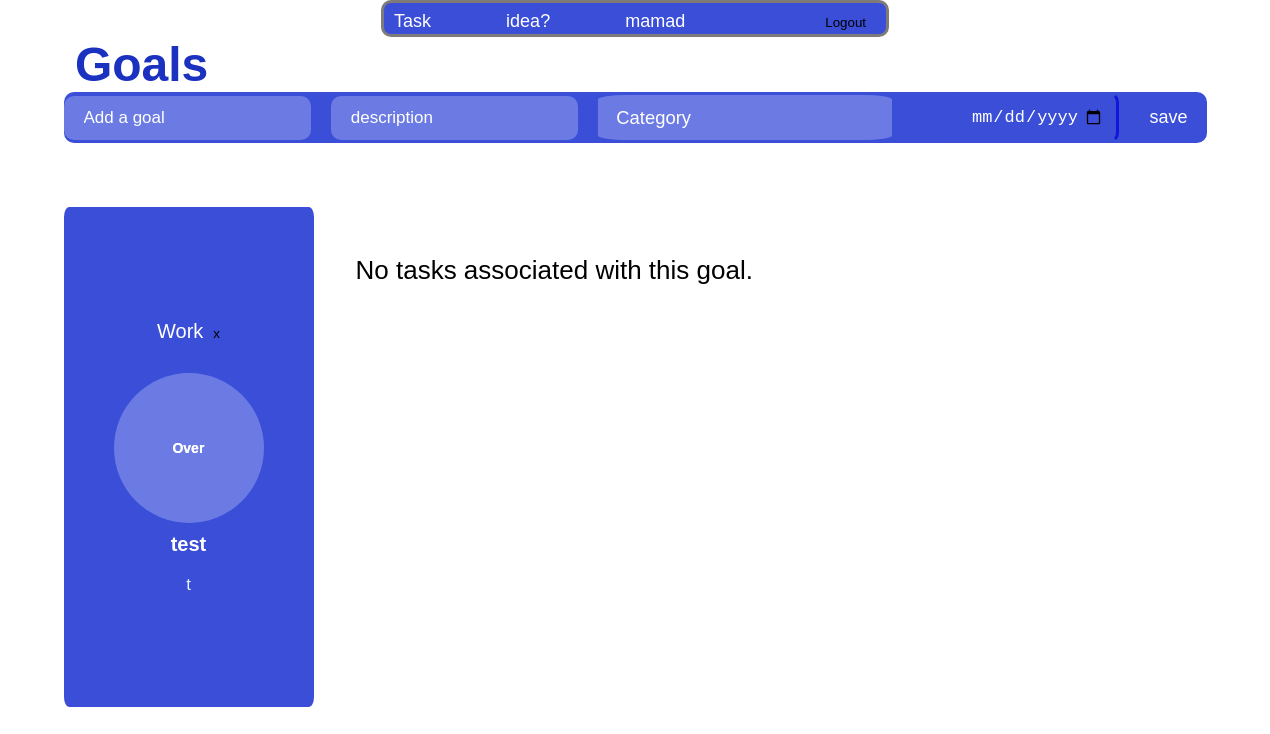
Before: /Goals/ (signed in) with the older database file.
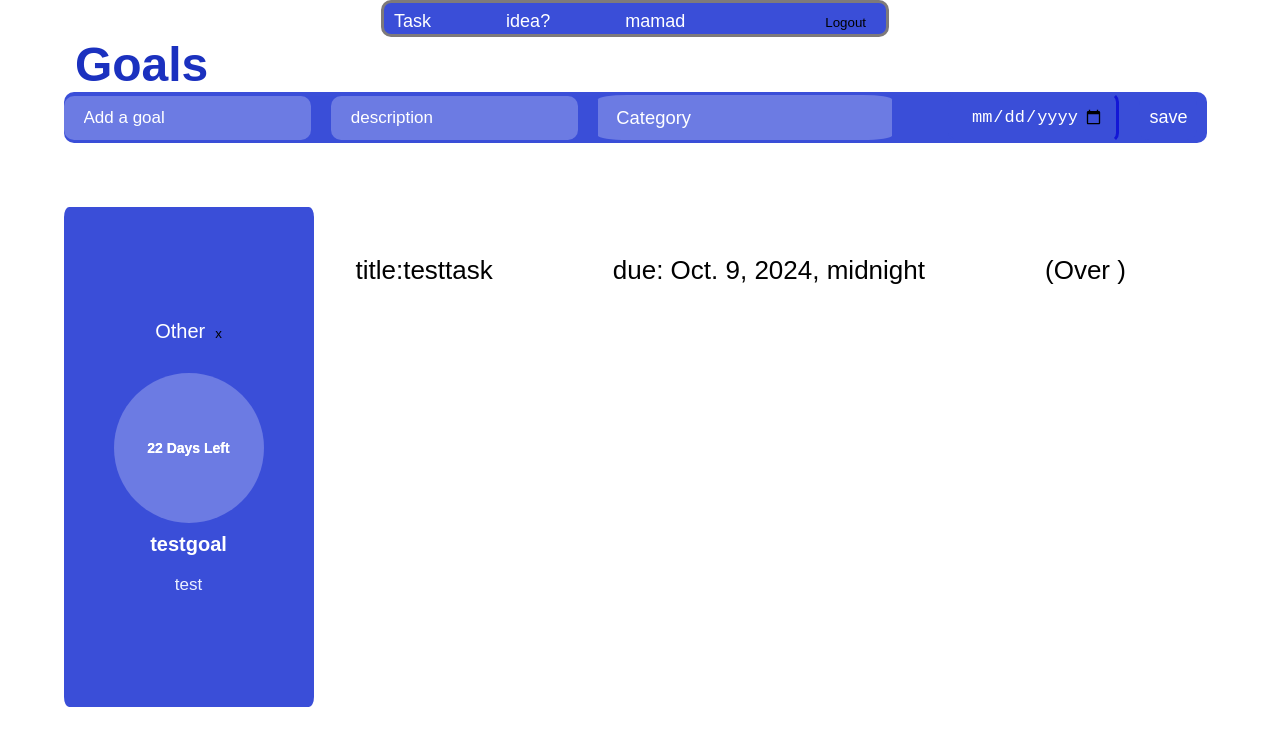
After: the same page with the newer database file.
### taskmanager/models.py (models this page shows, shortened)
class Goal(models.Model):
    user = models.ForeignKey(User, on_delete=models.CASCADE)
    CATEGORY_CHOICES=[('w','Work'),('hf','Health and Fitness'),('e','Education'),('p','Personal Development'),('h','Home and Family'),('s','Social'),('f','Finance'),('o','Other')]
    name=models.CharField(max_length=200)
    description=models.TextField(blank=True)
    category=models.TextField(choices=CATEGORY_CHOICES,blank=True,null=True)
    start_date=models.DateTimeField(default=timezone.now)
    end_date=models.DateTimeField(null=True,blank=True)
    def days_left(self):
        if self.end_date:
            DL=(self.end_date - timezone.now()).days
            if DL<=0:
                return 'Over'
            else:
                return f'{DL} Days Left'

class Task(models.Model):
    user = models.ForeignKey(User, on_delete=models.CASCADE)
    title=models.CharField(max_length=200)
    completed=models.BooleanField(default=False)
    due_date=models.DateTimeField(null=True,blank=True)
    goal=models.ForeignKey('Goal',on_delete=models.SET_NULL,null=True,blank=True ,related_name='tasks')
    reminder=models.DateTimeField(null=True,blank=True)
    def days_left(self):
        if self.due_date:
            DL = (self.due_date - timezone.now()).days
            if DL <= 0:
                return 'Over'
            else:
                return f'{DL} Days Left'

### taskmanager/views.py (the view, shortened to what this page needs)
# urls.py: path('Goals/',views.goal_handler,name='goals'),
@login_required
def goal_handler(request):
    goals = Goal.objects.prefetch_related('tasks').filter(user=request.user)
    return render(request,'./taskmanager/goals.html',{'goals':goals})

### taskmanager/templates/taskmanager/goals.html (shortened to what this page needs)
{% load static %}
<!DOCTYPE html>
<html lang="en">
<head>
    <link rel="stylesheet" href="{% static 'main1.css' %}">
</head>
<body>
    <nav id="menu">
        <div id="menu-item" ><a href="/">Task</a></div>
        <div id="menu-item"><a href="/Ideas/">idea?</a></div>
        {% if user.is_authenticated %}
        <div id="menu-item"><a href="/">{{ user.username }}</a></div>
        <div id="user">
        <form action="{% url 'taskmanager:logout' %}" method="POST">
        <input id="menu-item" type="submit" name="action" value="Logout"  />
        </form>
        {% else %}
        <div id="menu-item"><a href="/Login/">Login</a></div>
        {% endif %}
        </div>
    </nav>
    <div class="container">
        <div class="todo-app">
            <div class="app-title">
                <h2>Goals </h2>
            </div>
            <form method="post"  >
                <div class="row">
                    <input type="text" id="todoinput" placeholder="Add a goal" name="name" >
                    <input type="text" placeholder="description" name="description" id="todoinput">
                    <div id="tcat">
                    <select name="category"   >
                           <option selected>Category</option>
                    </select>
                    </div>
                    <input type="date" name="end_date" id="todoinputd" >
                    <input type="submit" name="action" value="save" id="todoinputb">
                </div>
            </form>
        </div>
    </div>
    {% for goal in goals %}
        <form method="post">
        <div class="results-summary-container">
            <div class="results-summary-container__result">
                <div class="heading-tertiary">{{ goal.get_category_display }}<input type="submit" name="action" value="x" id="gdel"></div>
                <div class="result-box">
                    <div class="heading-primary">{{ goal.days_left }} </div>
                </div>
                <div class="result-text-box">
                    <div class="heading-secondary">{{ goal.name }}</div>
                    <p class="paragraph">
                        {{ goal.description }}
                    </p>
                </div>
            </div>
            <div class="results-summary-container__options">
                <div class="heading-secondary heading-secondary--blue">Tasks</div>
                <div class="summary-result-options">
                    <ol>
                    {% for task in goal.tasks.all %}
                        <li><p id="LI">title:{{ task.title }}</p>  <p id="LI">due: {{ task.due_date }}<p/><p id='LI'>({{ task.days_left }} )</pid></li>
                    {% empty %}
                        <li>No tasks associated with this goal.</li>
                    {% endfor %}
                    </ol>
                </div>
            </div>
        </div>
        </form>
    {% endfor %}
</body>
</html>

Changed rows visible on the page:
removed Goal: category "Work", days_left "Over", name "test", description "t"
added Goal: category "Other", days_left "22 Days Left", name "testgoal", description "test"
added Task: title "testtask", due_date "Oct. 9, 2024, midnight", days_left "Over"
